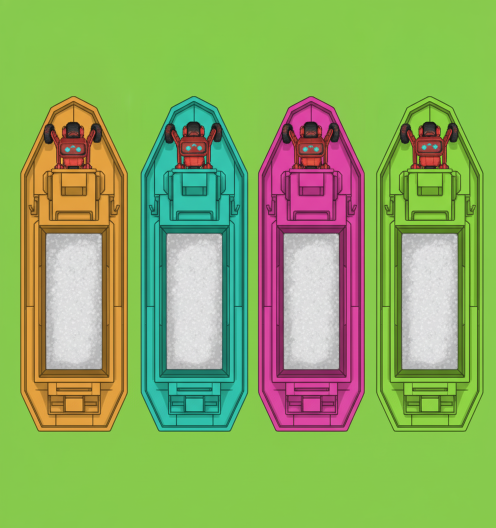
#> input picture scripts/art/source/hulls_sheet.png, 992 x 1056 px (shown at 1/2 size)
$ python split_art_sheets.py
#> lines starting #> are read from the running program, lines starting #| are printed output that depends on the picture
#!/usr/bin/env python3
"""Turn the nano-banana source sheets into the sprites the viewer preloads.

Sources (committed, `scripts/art/source/`, rendered with
`playbooks/art-nanobanana.md` / `gemini-2.5-flash-image`):

    hulls_sheet.png      four Softmax-cog-crewed barges, one per seat colour
    yards_sheet.png      the four matching docks
    halite_crystals.png  a density ramp of salt-crystal clusters
    seabed_tile.png      a tiling dried-salt-flat floor

Outputs (committed, `data/art/`, preloaded into the wasm bundle by
`--preload-file` in `replay-viewer/config.nims`):

    hull_{alpha,bravo,charlie,delta}.png    64 px, transparent
    yard_{alpha,bravo,charlie,delta}.png    64 px, transparent
    halite_crystals.png                     6 frames x 64 px (frame 0 is empty)
    seabed.png                              512 px tiling

Gemini does not return alpha and the "pure green" it returns is *some* green
with a tinted edge, so the backdrop is keyed by flood-filling from the border
with the border's median colour as the key. The sheet's layout is not assumed:
components are found by connected pixels and assigned to seats by **hue match**
against the seat palette, so a model that answers a "row of four" prompt with a
2 x 2 grid still splits correctly.

    python3 scripts/art/split_art_sheets.py

Needs Pillow only: `python3 -m pip install --user pillow`.
"""

from __future__ import annotations

import sys
from collections import deque
from pathlib import Path

from PIL import Image

REPO = Path(__file__).resolve().parents[2]
SOURCE = REPO / "scripts" / "art" / "source"
OUT = REPO / "data" / "art"

#: Seat colours, in seat order (design note §Seats, aliases, quadrants).
SEATS = (
    ("alpha", (0xE8, 0xA3, 0x3D)),
    ("bravo", (0x3F, 0xB6, 0xB0)),
    ("charlie", (0xC6, 0x5F, 0xA8)),
    ("delta", (0x8F, 0xBF, 0x3F)),
)

SPRITE_PX = 64
CRYSTAL_FRAMES = 6
SEABED_PX = 512
#: Chroma tolerance, squared RGB distance from the keyed backdrop colour.
KEY_TOLERANCE = 62**2
#: Ignore specks: a component must cover at least this fraction of the sheet.
MIN_AREA_FRACTION = 0.002


def _median_border(image: Image.Image) -> tuple[int, int, int]:
    w, h = image.size
    px = image.load()
    samples = []
    for x in range(0, w, max(1, w // 64)):
        samples.append(px[x, 0])
        samples.append(px[x, h - 1])
    for y in range(0, h, max(1, h // 64)):
        samples.append(px[0, y])
        samples.append(px[w - 1, y])
    channels = [sorted(s[i] for s in samples) for i in range(3)]
    return tuple(c[len(c) // 2] for c in channels)  # type: ignore[return-value]


def key_out(path: Path) -> Image.Image:
    """Flood-fill the backdrop from the border; keep interior greens."""
    image = Image.open(path).convert("RGB")
    w, h = image.size
    px = image.load()
    key = _median_border(image)
    background = bytearray(w * h)
    queue: deque[tuple[int, int]] = deque()

    def close(p) -> bool:
        return sum((p[i] - key[i]) ** 2 for i in range(3)) <= KEY_TOLERANCE

    for x in range(w):
        for y in (0, h - 1):
            if not background[y * w + x] and close(px[x, y]):
                background[y * w + x] = 1
                queue.append((x, y))
    for y in range(h):
        for x in (0, w - 1):
            if not background[y * w + x] and close(px[x, y]):
                background[y * w + x] = 1
                queue.append((x, y))
    while queue:
        x, y = queue.popleft()
        for dx, dy in ((1, 0), (-1, 0), (0, 1), (0, -1)):
            nx, ny = x + dx, y + dy
            if 0 <= nx < w and 0 <= ny < h and not background[ny * w + nx]:
                if close(px[nx, ny]):
                    background[ny * w + nx] = 1
                    queue.append((nx, ny))

    out = image.convert("RGBA")
    opx = out.load()
    for y in range(h):
        row = y * w
        for x in range(w):
            if background[row + x]:
                opx[x, y] = (0, 0, 0, 0)
    return out


def components(image: Image.Image) -> list[tuple[int, int, int, int]]:
    """Bounding boxes of opaque connected components, largest first."""
    w, h = image.size
    alpha = image.split()[3].load()
    seen = bytearray(w * h)
    boxes: list[tuple[int, int, int, int, int]] = []
    for sy in range(h):
        for sx in range(w):
            if seen[sy * w + sx] or alpha[sx, sy] < 24:
                continue
            queue = deque([(sx, sy)])
            seen[sy * w + sx] = 1
            x0 = x1 = sx
            y0 = y1 = sy
            area = 0
            while queue:
                x, y = queue.popleft()
                area += 1
                x0, x1 = min(x0, x), max(x1, x)
                y0, y1 = min(y0, y), max(y1, y)
                for dx, dy in ((1, 0), (-1, 0), (0, 1), (0, -1)):
                    nx, ny = x + dx, y + dy
                    if 0 <= nx < w and 0 <= ny < h and not seen[ny * w + nx]:
                        if alpha[nx, ny] >= 24:
                            seen[ny * w + nx] = 1
                            queue.append((nx, ny))
            boxes.append((area, x0, y0, x1 + 1, y1 + 1))
    floor = MIN_AREA_FRACTION * w * h
    boxes = [b for b in boxes if b[0] >= floor]
    boxes.sort(key=lambda b: -b[0])
    return [(b[1], b[2], b[3], b[4]) for b in boxes]


def square(image: Image.Image, box: tuple[int, int, int, int], size: int) -> Image.Image:
    part = image.crop(box)
    side = max(part.size)
    pad = Image.new("RGBA", (side, side), (0, 0, 0, 0))
    pad.paste(part, ((side - part.width) // 2, (side - part.height) // 2))
    return pad.resize((size, size), Image.LANCZOS)


def dominant(image: Image.Image, box: tuple[int, int, int, int]) -> tuple[float, float, float]:
    """Mean opaque colour of a component (used to match it to a seat)."""
    part = image.crop(box)
    px = part.load()
    total = [0.0, 0.0, 0.0]
    count = 0
    for y in range(part.height):
        for x in range(part.width):
            r, g, b, a = px[x, y]
            if a < 200:
                continue
            # Skip near-white/near-black: outlines and crew art are shared.
            if max(r, g, b) - min(r, g, b) < 24:
                continue
            total[0] += r
            total[1] += g
            total[2] += b
            count += 1
    if not count:
        return (0.0, 0.0, 0.0)
    return (total[0] / count, total[1] / count, total[2] / count)


def assign_seats(image: Image.Image, boxes: list[tuple[int, int, int, int]]) -> dict[str, tuple[int, int, int, int]]:
    """Greedy best-match of components to seat colours (layout-agnostic)."""
    if len(boxes) < len(SEATS):
        raise SystemExit(
            f"expected >= {len(SEATS)} components, found {len(boxes)} — re-render the sheet"
        )
    boxes = boxes[: len(SEATS)]
    means = {box: dominant(image, box) for box in boxes}
    pairs = sorted(
        (
            (sum((means[box][i] - colour[i]) ** 2 for i in range(3)), name, box)
            for name, colour in SEATS
            for box in boxes
        ),
        key=lambda p: p[0],
    )
    taken: dict[str, tuple[int, int, int, int]] = {}
    used: set[tuple[int, int, int, int]] = set()
    for _score, name, box in pairs:
        if name in taken or box in used:
            continue
        taken[name] = box
        used.add(box)
    if len(taken) != len(SEATS):
        raise SystemExit(f"could not assign every seat: {sorted(taken)}")
    return taken


def build_kit(source: str, prefix: str) -> None:
    image = key_out(SOURCE / source)
    boxes = components(image)
    for name, box in assign_seats(image, boxes).items():
        target = OUT / f"{prefix}_{name}.png"
        square(image, box, SPRITE_PX).save(target)
        print(f"{target.relative_to(REPO)}  from {box}")


def build_crystals() -> None:
    image = key_out(SOURCE / "halite_crystals.png")
    boxes = components(image)
    if len(boxes) < CRYSTAL_FRAMES - 1:
        raise SystemExit(
            f"halite_crystals.png has {len(boxes)} clusters, need "
            f"{CRYSTAL_FRAMES - 1} — re-render the sheet"
        )
    # Density ramp: smallest footprint first. Frame 0 stays EMPTY (a cell with
    # no halite draws nothing), frames 1..5 are the five drawn steps.
    ramp = sorted(boxes, key=lambda b: (b[2] - b[0]) * (b[3] - b[1]))
    picks = [ramp[round(i * (len(ramp) - 1) / (CRYSTAL_FRAMES - 2))] for i in range(CRYSTAL_FRAMES - 1)]
    sheet = Image.new("RGBA", (SPRITE_PX * CRYSTAL_FRAMES, SPRITE_PX), (0, 0, 0, 0))
    for index, box in enumerate(picks, start=1):
        sheet.paste(square(image, box, SPRITE_PX), (index * SPRITE_PX, 0))
    sheet.save(OUT / "halite_crystals.png")
    print(f"data/art/halite_crystals.png  {CRYSTAL_FRAMES} frames x {SPRITE_PX}px")


def build_seabed() -> None:
    image = Image.open(SOURCE / "seabed_tile.png").convert("RGB")
    side = min(image.size)
    left = (image.width - side) // 2
    top = (image.height - side) // 2
    tile = image.crop((left, top, left + side, top + side)).resize(
        (SEABED_PX, SEABED_PX), Image.LANCZOS
    )
    tile.convert("RGBA").save(OUT / "seabed.png")
    print(f"data/art/seabed.png  {SEABED_PX}x{SEABED_PX}")


def main() -> int:
    OUT.mkdir(parents=True, exist_ok=True)
    build_kit("hulls_sheet.png", "hull")
#> in key_out, image is the input picture: PIL image 992x1056 RGB; mean R, G, B 139.5, 172, 96
#> after the loop in _median_border, `for x in range(0, w, max(1, w // 64)):`: samples = 134 items, first 6: (132, 203, 75), (136, 203, 71), (138, 203, 79), (135, 201, 77), (135, 202, 78), (135, 201, 78)
#> after the loop in _median_border, `for y in range(0, h, max(1, h // 64)):`: samples = 266 items, first 6: (132, 203, 75), (136, 203, 71), (138, 203, 79), (135, 201, 77), (135, 202, 78), (135, 201, 78)
#> in _median_border, `channels = [sorted(s[i] for s in samples) for i in range(3)]`: channels = 3 items
#> in key_out, `key = _median_border(image)`: key = (135, 202, 77)
#> the loop in key_out, `while queue:` made 528103 passes
#> (x, y) on passes 1 to 3: (0, 0), (0, 1055), (1, 0)
#> in build_kit, `image = key_out(SOURCE / source)`:
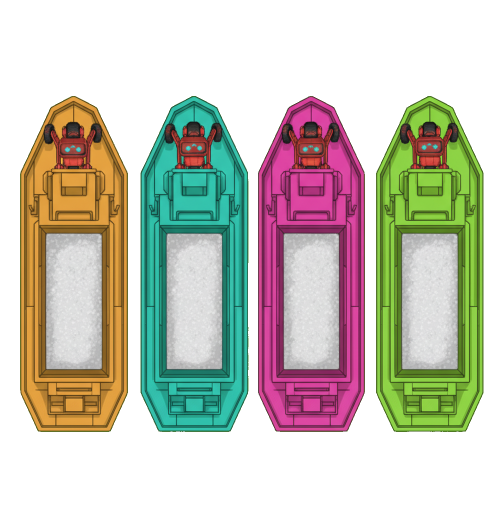
#> image: PIL image 992x1056 RGBA (shown at 1/2 size); mean R, G, B, A 71.4, 70.1, 57.4, 126.4; transparent parts drawn white
#> in build_kit, `boxes = components(image)`: boxes = [(40, 192, 256, 864), (281, 192, 497, 864), (752, 192, 967, 864), (516, 192, 730, 864)]
#> in dominant, `total = [0.0, 0.0, 0.0]`: total = [0, 0, 0]
#> in dominant, `count = 0`: count = 0
#> in assign_seats, `means = {box: dominant(image, box) for box in boxes}`: means = {(40, 192, 256, 864): (176.4, 124.2, 50.83), (281, 192, 497, 864): (45.6, 149.8, 130.8), (752, 192, 967, 864): (114, 160.8, 53.43), (516, 192, 730, 864): (171.2, 56.94, 120.8)}
#> in assign_seats, `pairs = sorted( ( (sum((means[box][i] - colour[i]) ** 2 for i in range..`: pairs = 16 items
#> in assign_seats, `used: set[tuple[int, int, int, int]] = set()`: used = 0 items
#> the loop in build_kit, `for name, box in assign_seats(image, boxes).items():` made 4 passes
#| data/art/hull_delta.png  from (752, 192, 967, 864)
#| data/art/hull_bravo.png  from (281, 192, 497, 864)
#| data/art/hull_charlie.png  from (516, 192, 730, 864)
#| data/art/hull_alpha.png  from (40, 192, 256, 864)
    build_kit("yards_sheet.png", "yard")
#> call 2 of build_kit, with source = 'yards_sheet.png', prefix = 'yard'
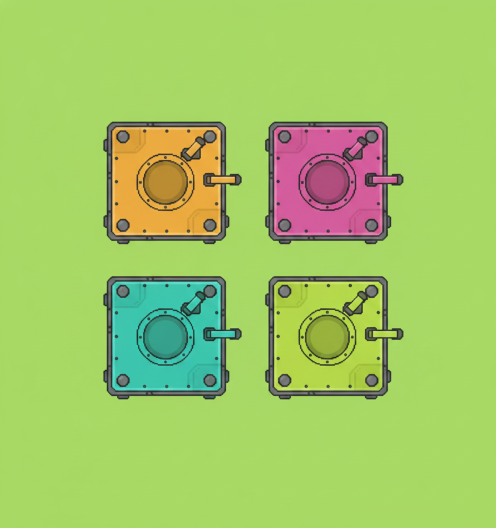
#> input picture scripts/art/source/yards_sheet.png, 992 x 1056 px (shown at 1/2 size)
#> in key_out, image is the input picture: PIL image 992x1056 RGB; mean R, G, B 161.4, 199.2, 101
#> in key_out (call 2), `key = _median_border(image)`: key = (168, 217, 100)
#> the loop in key_out (call 2), `while queue:` made 813361 passes
#> in build_kit (call 2), `image = key_out(SOURCE / source)`:
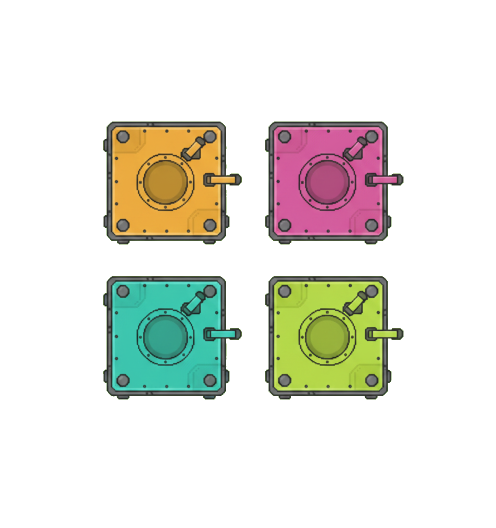
#> image: PIL image 992x1056 RGBA (shown at 1/2 size); mean R, G, B, A 31, 31, 22.8, 57; transparent parts drawn white
#> in build_kit (call 2), `boxes = components(image)`: boxes = [(206, 552, 484, 799), (530, 552, 807, 799), (206, 243, 484, 489), (530, 243, 807, 489)]
#> in dominant (call 5), `part = image.crop(box)`:
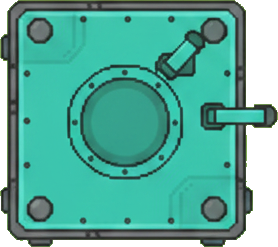
#> part: PIL image 278x247 RGBA; mean R, G, B, A 54.2, 135.2, 120.2, 218; transparent parts drawn white
#> in dominant (call 5), `total = [0.0, 0.0, 0.0]`: total = [0, 0, 0]
#> in dominant (call 5), `count = 0`: count = 0
#> in dominant (call 6), `part = image.crop(box)`:
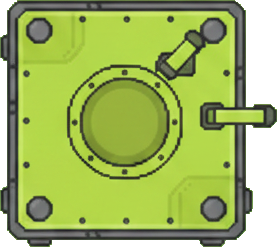
#> part: PIL image 277x247 RGBA; mean R, G, B, A 124.6, 145.5, 62.4, 218.6; transparent parts drawn white
#> in dominant (call 6), `total = [0.0, 0.0, 0.0]`: total = [0, 0, 0]
#> in dominant (call 6), `count = 0`: count = 0
#> in dominant (call 7), `part = image.crop(box)`:
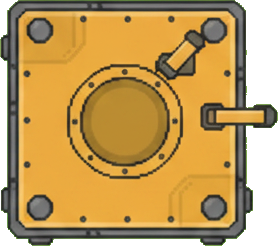
#> part: PIL image 278x246 RGBA; mean R, G, B, A 154.6, 119.6, 57.1, 217.9; transparent parts drawn white
#> in dominant (call 7), `total = [0.0, 0.0, 0.0]`: total = [0, 0, 0]
#> in dominant (call 7), `count = 0`: count = 0
#> in dominant (call 8), `part = image.crop(box)`:
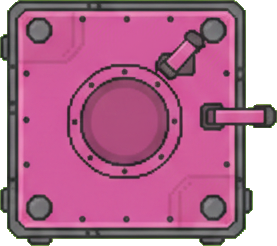
#> part: PIL image 277x246 RGBA; mean R, G, B, A 142.3, 75, 109.3, 218.5; transparent parts drawn white
#> in dominant (call 8), `total = [0.0, 0.0, 0.0]`: total = [0, 0, 0]
#> in dominant (call 8), `count = 0`: count = 0
#> the loop in build_kit (call 2), `for name, box in assign_seats(image, boxes).items():` made 4 passes
#> (name, box, side in square) on passes 1 to 4: ('bravo', (206, 552, 484, 799), 278), ('alpha', (206, 243, 484, 489), 278), ('charlie', (530, 243, 807, 489), 277), ('delta', (530, 552, 807, 799), 277)
#| data/art/yard_bravo.png  from (206, 552, 484, 799)
#| data/art/yard_alpha.png  from (206, 243, 484, 489)
#| data/art/yard_charlie.png  from (530, 243, 807, 489)
#| data/art/yard_delta.png  from (530, 552, 807, 799)
    build_crystals()
    build_seabed()
    return 0


if __name__ == "__main__":
#> (the run stopped early here; a loop or call above may not have finished)
